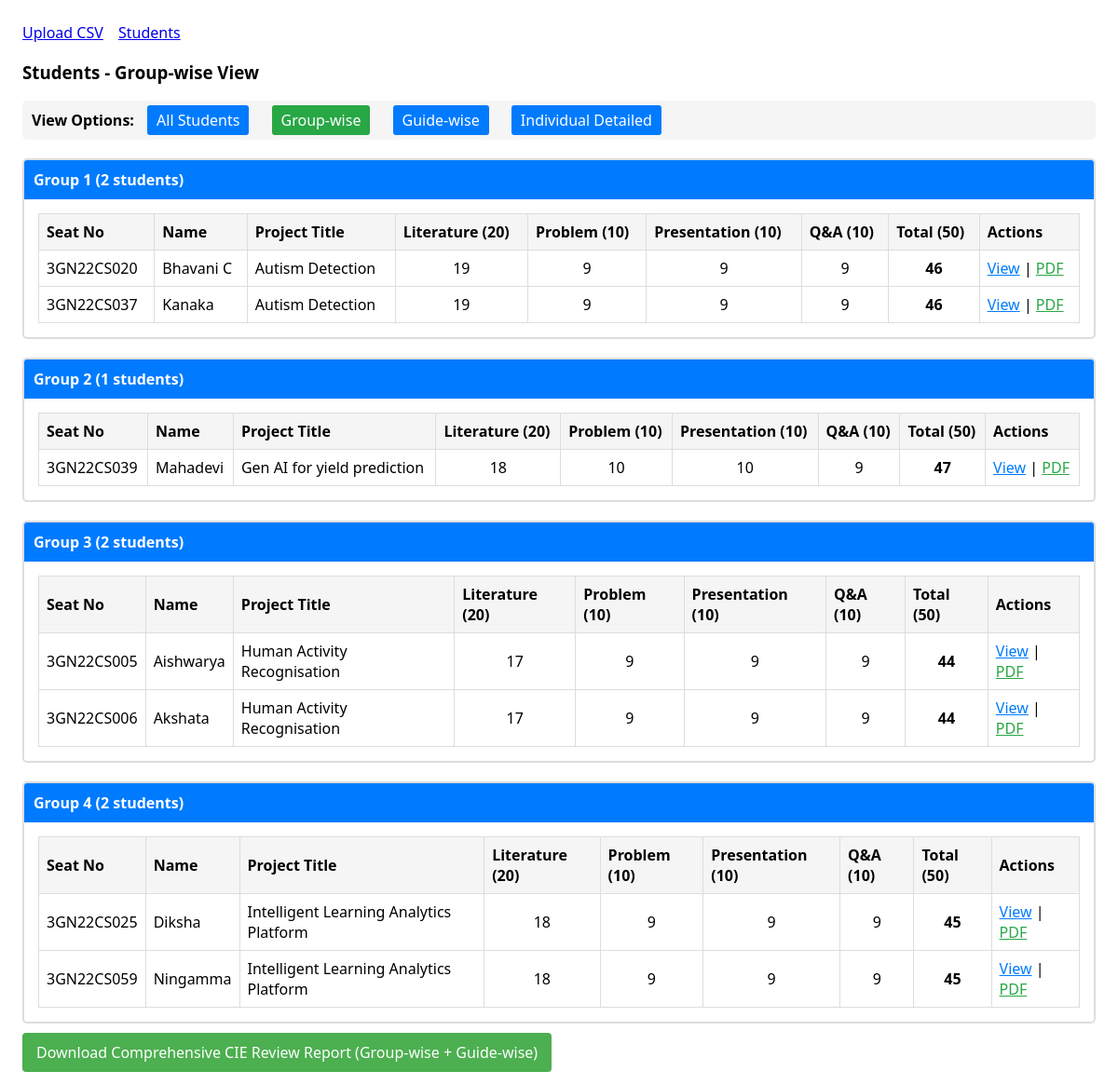
Screenshot of /students/groupwise with the database file from the repository.
### models.py (models this page shows)
class Student(db.Model):
    id = db.Column(db.Integer, primary_key=True)
    group_no = db.Column(db.String(50))
    project_title = db.Column(db.String(255))
    project_guide = db.Column(db.String(128))
    seat_no = db.Column(db.String(64), nullable=False, index=True)
    name = db.Column(db.String(128), nullable=False)
    evaluations = db.relationship("Evaluation", backref="student", lazy=True, cascade="all, delete-orphan")

class Evaluation(db.Model):
    __table_args__ = (
        db.UniqueConstraint('student_id', 'review_no', name='uq_eval_student_review'),
    )
    id = db.Column(db.Integer, primary_key=True)
    review_no = db.Column(db.Integer, default=1, nullable=False)
    total_marks = db.Column(db.Integer, nullable=False)
    literature_survey = db.Column(db.Integer, nullable=False)
    problem_identification = db.Column(db.Integer, nullable=False)
    presentation = db.Column(db.Integer, nullable=False)
    question_answer = db.Column(db.Integer, nullable=False)
    member1_literature = db.Column(db.Integer, nullable=True)
    member1_problem = db.Column(db.Integer, nullable=True)
    member1_presentation = db.Column(db.Integer, nullable=True)
    member1_qa = db.Column(db.Integer, nullable=True)
    member2_literature = db.Column(db.Integer, nullable=True)
    member2_problem = db.Column(db.Integer, nullable=True)
    member2_presentation = db.Column(db.Integer, nullable=True)
    member2_qa = db.Column(db.Integer, nullable=True)
    guide_literature = db.Column(db.Integer, nullable=True)
    guide_problem = db.Column(db.Integer, nullable=True)
    guide_presentation = db.Column(db.Integer, nullable=True)
    guide_qa = db.Column(db.Integer, nullable=True)
    student_id = db.Column(db.Integer, db.ForeignKey("student.id"), nullable=False)

### app.py (the view)
    @app.route("/students/groupwise")
    def students_groupwise():
        students = Student.query.order_by(Student.group_no, Student.name).all()
        groups = {}
        for student in students:
            group_no = student.group_no or "No Group"
            if group_no not in groups:
                groups[group_no] = []
            ev = sorted(student.evaluations, key=lambda e: (e.review_no, e.id))[-1] if student.evaluations else None
            if ev:
                groups[group_no].append((student, ev))
        return render_template("students_groupwise.html", groups=groups)

### templates/students_groupwise.html
{% extends "base.html" %}
{% block content %}
<h3>Students - Group-wise View</h3>
<div class="view-options" style="margin: 15px 0; padding: 10px; background: #f5f5f5; border-radius: 5px;">
    <strong>View Options:</strong>
    <a href="{{ url_for('list_students') }}" style="margin: 0 10px; padding: 5px 10px; background: #007bff; color: white; text-decoration: none; border-radius: 3px;">All Students</a>
    <span style="margin: 0 10px; padding: 5px 10px; background: #28a745; color: white; border-radius: 3px;">Group-wise</span>
    <a href="{{ url_for('students_guidewise') }}" style="margin: 0 10px; padding: 5px 10px; background: #007bff; color: white; text-decoration: none; border-radius: 3px;">Guide-wise</a>
    <a href="{{ url_for('students_individual') }}" style="margin: 0 10px; padding: 5px 10px; background: #007bff; color: white; text-decoration: none; border-radius: 3px;">Individual Detailed</a>
</div>
{% for group_no, students in groups.items() %}
<div class="group-section" style="margin: 20px 0; border: 2px solid #ddd; border-radius: 5px; padding: 15px;">
    <h4 style="background: #007bff; color: white; padding: 10px; margin: -15px -15px 15px -15px; border-radius: 3px 3px 0 0;">
        Group {{ group_no }} ({{ students|length }} students)
    </h4>
    <table style="width: 100%; border-collapse: collapse;">
        <thead>
            <tr style="background: #f8f9fa;">
                <th style="border: 1px solid #ddd; padding: 8px;">Seat No</th>
                <th style="border: 1px solid #ddd; padding: 8px;">Name</th>
                <th style="border: 1px solid #ddd; padding: 8px;">Project Title</th>
                <th style="border: 1px solid #ddd; padding: 8px;">Literature (20)</th>
                <th style="border: 1px solid #ddd; padding: 8px;">Problem (10)</th>
                <th style="border: 1px solid #ddd; padding: 8px;">Presentation (10)</th>
                <th style="border: 1px solid #ddd; padding: 8px;">Q&A (10)</th>
                <th style="border: 1px solid #ddd; padding: 8px;">Total (50)</th>
                <th style="border: 1px solid #ddd; padding: 8px;">Actions</th>
            </tr>
        </thead>
        <tbody>
            {% for student, ev in students %}
            <tr>
                <td style="border: 1px solid #ddd; padding: 8px;">{{ student.seat_no }}</td>
                <td style="border: 1px solid #ddd; padding: 8px;">{{ student.name }}</td>
                <td style="border: 1px solid #ddd; padding: 8px;">
                    {% if student.project_title and student.project_title|length > 40 %}
                        {{ student.project_title[:40] }}...
                    {% else %}
                        {{ student.project_title or '-' }}
                    {% endif %}
                </td>
                <td style="border: 1px solid #ddd; padding: 8px; text-align: center;">{{ ev.literature_survey }}</td>
                <td style="border: 1px solid #ddd; padding: 8px; text-align: center;">{{ ev.problem_identification }}</td>
                <td style="border: 1px solid #ddd; padding: 8px; text-align: center;">{{ ev.presentation }}</td>
                <td style="border: 1px solid #ddd; padding: 8px; text-align: center;">{{ ev.question_answer }}</td>
                <td style="border: 1px solid #ddd; padding: 8px; text-align: center;"><strong>{{ ev.total_marks }}</strong></td>
                <td style="border: 1px solid #ddd; padding: 8px;">
                    <a href="{{ url_for('student_detail', student_id=student.id) }}" style="color: #007bff;">View</a> |
                    <a href="{{ url_for('download_review1', student_id=student.id) }}" style="color: #28a745;">PDF</a>
                </td>
            </tr>
            {% endfor %}
        </tbody>
    </table>
</div>
{% endfor %}
<p style="margin-top: 20px;">
    <a href="{{ url_for('download_summary_pdf') }}" style="background-color: #4CAF50; color: white; padding: 10px 15px; text-decoration: none; border-radius: 4px;">
        Download Comprehensive CIE Review Report (Group-wise + Guide-wise)
    </a>
</p>
{% endblock %}

### templates/base.html (style rules this page uses)
body { font-family: system-ui, Arial, sans-serif; margin: 24px; }
table { border-collapse: collapse; width: 100%; }
th, td { border: 1px solid #ddd; padding: 8px; }
th { background: #f5f5f5; text-align: left; }

### rows the page displays
Student: seat_no "3GN22CS020", name "Bhavani C", project_title "Autism Detection", literature_survey "19", problem_identification "9", presentation "9", question_answer "9", total_marks "46"
Student: seat_no "3GN22CS037", name "Kanaka", project_title "Autism Detection", literature_survey "19", problem_identification "9", presentation "9", question_answer "9", total_marks "46"
Student: seat_no "3GN22CS039", name "Mahadevi", project_title "Gen AI for yield prediction", literature_survey "18", problem_identification "10", presentation "10", question_answer "9", total_marks "47"
Student: seat_no "3GN22CS005", name "Aishwarya", project_title "Human Activity Recognisation", literature_survey "17", problem_identification "9", presentation "9", question_answer "9", total_marks "44"
Student: seat_no "3GN22CS006", name "Akshata", project_title "Human Activity Recognisation", literature_survey "17", problem_identification "9", presentation "9", question_answer "9", total_marks "44"
Student: seat_no "3GN22CS025", name "Diksha", project_title "Intelligent Learning Analytics Platform", literature_survey "18", problem_identification "9", presentation "9", question_answer "9", total_marks "45"
Student: seat_no "3GN22CS059", name "Ningamma", project_title "Intelligent Learning Analytics Platform", literature_survey "18", problem_identification "9", presentation "9", question_answer "9", total_marks "45"

### other values shown
{{ group_no }} "1" "2" "3" "4"
{{ students|length }} "2" "1" "2" "2"
